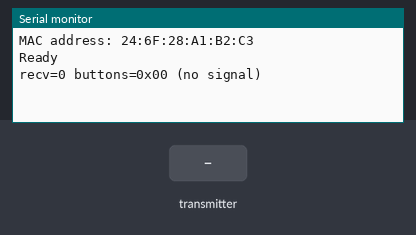
The sketch below on a simulated Seeed XIAO ESP32-C3. Shown: the last lines printed to the serial monitor. The test bench sets the inputs (shaded band).

Above: at 1.7 s.
1.8 s: the transmitter starts sending btnA = 0
At 2.5 s:
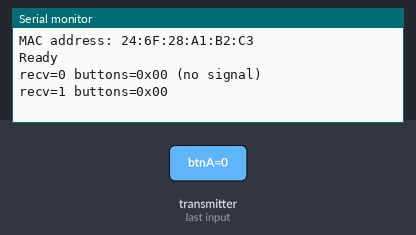
4.5 s: the transmitter starts sending btnB = 0
At 5.8 s:
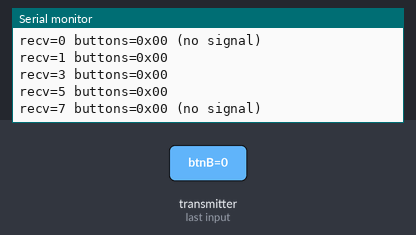
Timing chart, 0 to 7.5 s (numbered marks = the images above; inputs shaded):
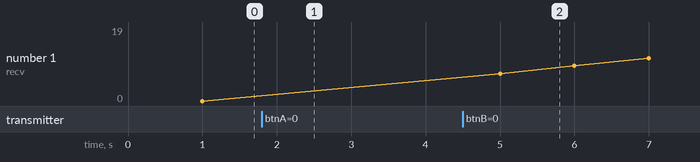

The sketch:

robot_receiver.ino
```cpp
/*
 * robot_receiver.ino
 *
 * 機体に載せる受信用 ESP32 のプログラム（Arduino）。
 * リモコン（remote_controller.ino）から ESP-NOW で届いたボタンの状態を、
 * 1 バイトにまとめて STM32 に UART で送る。
 *
 *   リモコン --ESP-NOW--> この ESP32 --UART 115200bps--> STM32（UART4）
 *
 * STM32 に送る形: 0xAA, ボタン（1 バイト）, 0x55
 * （STM32 側は software/firmware/MySWEEP1/Core/Src/drv_link.c）
 *
 * 起動すると、この ESP32 の MAC アドレスを USB シリアル（115200bps）に表示する。
 * その値を remote_controller.ino の receiverAddress に書くこと。
 */

#include <WiFi.h>
#include <esp_now.h>
#include <esp_wifi.h>

// ==========================================
// 設定（ボードや配線が違うときはここを変える）
// ==========================================

// STM32 とつなぐ UART のピン。XIAO ESP32C3 の TX=D6, RX=D7 を想定。
// この ESP32 の TX を STM32 の UART4_RX（PA1、J4 の 3 番）に、
// GND 同士をつなぐ。STM32 から受け取るものはないので RX はつながなくてよい。
const int PIN_UART_TX = D6;
const int PIN_UART_RX = D7;
const uint32_t UART_BAUD = 115200;

// リモコンと同じチャンネルにする（remote_controller.ino の peerInfo.channel）
const uint8_t WIFI_CHANNEL = 1;

// リモコンから届かなくなってから、ボタンを離した扱いにするまでの時間 [ms]
const uint32_t LINK_TIMEOUT_MS = 200;

// STM32 に送る間隔 [ms]。STM32 は 500ms 届かないと止まるので、それより短くする。
const uint32_t SEND_INTERVAL_MS = 50;

// ==========================================
// STM32 側のボタンのビット（drv_link.h と同じ）
// ==========================================
const uint8_t BTN_R     = 0x01;  // アーム: ホームポジション
const uint8_t BTN_B     = 0x02;  // 吸引ファン ON/OFF
const uint8_t BTN_F     = 0x04;  // アーム: つかむ
const uint8_t BTN_L     = 0x08;  // アーム: 投げる
const uint8_t BTN_WEST  = 0x10;  // 左に回る
const uint8_t BTN_EAST  = 0x20;  // 右に回る
const uint8_t BTN_NORTH = 0x40;  // 前に進む
const uint8_t BTN_SOUTH = 0x80;  // 後ろに進む

// ==========================================
// リモコンから届くデータ（remote_controller.ino と同じ形にすること）
// ==========================================
typedef struct struct_message {
  bool btnA;
  bool btnB;
  bool btnX;
  bool btnY;
  bool btnL;
  bool btnR;
  bool btnF;
  bool btnBack;
} struct_message;

// リモコンのボタン → STM32 のビット
//   X / B / Y / A を 上 / 下 / 左 / 右 として、前進 / 後退 / 左旋回 / 右旋回 に使う。
//   実機で向きが違ったら、ここを入れ替える。
uint8_t to_stm32_buttons(const struct_message &m) {
  uint8_t b = 0;
  if (m.btnX)    b |= BTN_NORTH;
  if (m.btnB)    b |= BTN_SOUTH;
  if (m.btnY)    b |= BTN_WEST;
  if (m.btnA)    b |= BTN_EAST;
  if (m.btnF)    b |= BTN_F;
  if (m.btnR)    b |= BTN_R;
  if (m.btnL)    b |= BTN_L;
  if (m.btnBack) b |= BTN_B;
  return b;   // 2 つ以上押すと、STM32 側では何もしない
}

// ==========================================
// 受信
// ==========================================
volatile uint8_t latest_buttons = 0;
volatile uint32_t last_recv_ms = 0;
volatile uint32_t recv_count = 0;

static void handle_data(const uint8_t *data, int len) {
  if (len != (int)sizeof(struct_message)) {
    return;   // 形が違うデータは使わない
  }
  struct_message m;
  memcpy(&m, data, sizeof(m));
  latest_buttons = to_stm32_buttons(m);
  last_recv_ms = millis();
  recv_count++;
}

// Arduino-ESP32 のバージョン 3 から、受信コールバックの引数が変わった
#if defined(ESP_ARDUINO_VERSION_MAJOR) && ESP_ARDUINO_VERSION_MAJOR >= 3
void OnDataRecv(const esp_now_recv_info_t *info, const uint8_t *data, int len) {
  (void)info;
  handle_data(data, len);
}
#else
void OnDataRecv(const uint8_t *mac, const uint8_t *data, int len) {
  (void)mac;
  handle_data(data, len);
}
#endif

// ==========================================
// STM32 に送る
// ==========================================
void send_to_stm32(uint8_t buttons) {
  uint8_t packet[3] = {0xAA, buttons, 0x55};
  Serial1.write(packet, sizeof(packet));
}

// ==========================================
// セットアップ
// ==========================================
void setup() {
  Serial.begin(115200);   // USB シリアル（確認用）
  Serial1.begin(UART_BAUD, SERIAL_8N1, PIN_UART_RX, PIN_UART_TX);

  // 起動直後はボタンなしを送っておく
  send_to_stm32(0);

  WiFi.mode(WIFI_STA);
  esp_wifi_set_channel(WIFI_CHANNEL, WIFI_SECOND_CHAN_NONE);

  delay(500);
  Serial.print("MAC address: ");
  Serial.println(WiFi.macAddress());

  if (esp_now_init() != ESP_OK) {
    Serial.println("ERR: esp_now_init");
    return;
  }
  esp_now_register_recv_cb(OnDataRecv);
  Serial.println("Ready");
}

// ==========================================
// メインループ
// ==========================================
void loop() {
  static uint32_t last_send_ms = 0;
  static uint32_t last_log_ms = 0;
  uint32_t now = millis();

  // リモコンから届かなくなったら、ボタンを離した扱いにする（止まる）
  uint8_t buttons = latest_buttons;
  if (now - last_recv_ms > LINK_TIMEOUT_MS) {
    buttons = 0;
  }

  // 押している間も離している間も、決まった間隔で送り続ける
  if (now - last_send_ms >= SEND_INTERVAL_MS) {
    send_to_stm32(buttons);
    last_send_ms = now;
  }

  // 1 秒ごとに状態を USB シリアルに出す（確認用）
  if (now - last_log_ms >= 1000) {
    Serial.printf("recv=%lu buttons=0x%02X %s\n",
                  (unsigned long)recv_count, buttons,
                  (now - last_recv_ms > LINK_TIMEOUT_MS) ? "(no signal)" : "");
    last_log_ms = now;
  }
}
```

Measured:
- after the input at 1.8 s, the serial monitor: prints a new line after 0.20 s (image 1)
- after the input at 4.5 s, the serial monitor: prints a new line after 0.50 s (image 2)
